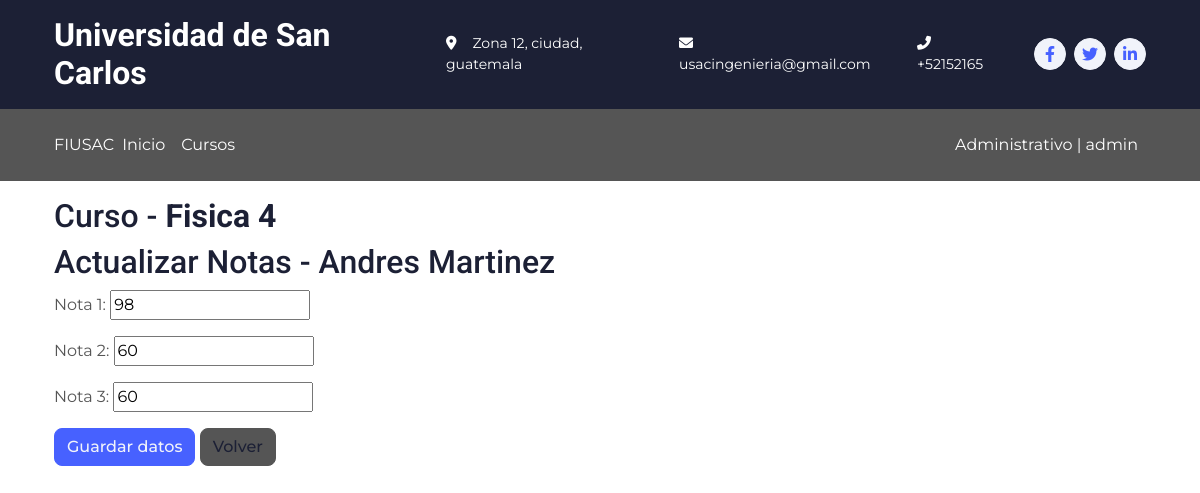
Page /courses/update_mark/5 (signed in) on the committed database.
### core/models.py (models this page shows, shortened)
class Course(models.Model):
    STATUS_CHOICES = (
        ('I', 'Inscripciones'),
        ('P', 'En progreso'),
        ('F', 'Finalizado'),
    )
    name = models.CharField(max_length=90, verbose_name='Nombre')
    description = models.TextField(blank=True, null=True, verbose_name='Descripción')
    teacher = models.ForeignKey(User, on_delete=models.CASCADE, limit_choices_to={'groups__name': 'profesores'}, verbose_name='Profesor')
    class_quantity = models.PositiveIntegerField(default=0, verbose_name='Cantidad de clases')
    schedule = models.CharField(max_length=11, verbose_name='Horario (HH:MM-HH:MM)')
    cost = models.DecimalField(max_digits=10, decimal_places=2, verbose_name='Costo', default=0.00)
    status = models.CharField(max_length=1, choices=STATUS_CHOICES, default='I', verbose_name='Estado')
    class Meta:
        verbose_name = 'Curso'
        verbose_name_plural = 'Cursos'

class Mark(models.Model):
    course = models.ForeignKey(Course, on_delete=models.CASCADE, verbose_name='Curso')
    student = models.ForeignKey(User, on_delete=models.CASCADE, limit_choices_to={'groups__name': 'estudiantes'}, verbose_name='Estudiante')
    mark_1 = models.PositiveIntegerField(null=True, blank=True, verbose_name='Nota 1')
    mark_2 = models.PositiveIntegerField(null=True, blank=True, verbose_name='Nota 2')
    mark_3 = models.PositiveIntegerField(null=True, blank=True, verbose_name='Nota 3')
    average = models.DecimalField(max_digits=3, decimal_places=1, null=True, blank=True, verbose_name='Promedio')
    class Meta:
        verbose_name = 'Nota'
        verbose_name_plural = 'Notas'

### core/views.py (the view, shortened to what this page needs)
# urls.py: path('courses/update_mark/<int:mark_id>', login_required(UpdateMarkView.as_view()), name='update_mark'),
@add_group_name_to_context
class UpdateMarkView(UpdateView):
    model = Mark
    fields = ['mark_1', 'mark_2', 'mark_3']
    template_name = 'update_mark.html'
    def get_context_data(self, **kwargs):
        context = super().get_context_data(**kwargs)
        mark = self.get_object()
        context ['course_name'] = mark.course.name
        return context
    def get_object(self, queryset=None):
        mark_id = self.kwargs['mark_id']
        return get_object_or_404(Mark, id=mark_id)

### core/views.py (called while the page is built)
def plural_to_singular(plural):
    plural_singular = {
        "estudiantes": "estudiante",
        "profesores": "profesor",
        "preceptores": "preceptor",
        "administrativos": "administrativo",
    }
    return plural_singular.get(plural, "error")

def add_group_name_to_context(view_class):
    orginal_dispatch = view_class.dispatch
    def dispatch(self, request, *args, **kwargs):
        user = self.request.user
        group = user.groups.first()
        group_name = None
        group_name_singular = None
        if group:
                group_name = group.name
                group_name_singular = plural_to_singular(group.name)
        context={
        'group_name': group_name,
        'group_name_singular': group_name_singular
        }
        self.extra_context = context
        return orginal_dispatch(self, request, *args, **kwargs)
    view_class.dispatch = dispatch
    return view_class

### Templates/update_mark.html (shortened to what this page needs)
{% extends 'base.html' %}
{% block content %}
    <div class="container mt-3">
        <h2>Curso - <strong>{{ course_name }}</strong></h2>
        <h2>Actualizar Notas - {{ object.student.get_full_name }}</h2>
        <form action="" method="POST">
            {{ form.as_p }}
                    <button class="btn btn-primary" type="submit">Guardar datos</button>
                    <button class="btn btn-secondary" type="button" onclick="goBack()">Volver</button>
        </form>
    </div>
{% endblock %}

### Templates/header.html (shortened to what this page needs)
<link rel="stylesheet" href="https://cdnjs.cloudflare.com/ajax/libs/font-awesome/6.0.0-beta3/css/all.min.css">
<div class="container-fluid bg-dark text-white d-none d-lg-flex">
    <div class="container py-3">
        <div class="d-flex align-items-center">
            <a href="" style="text-decoration: none;">
                <h2 class="text-white fw-bold m-0">Universidad de San Carlos</h2>
            </a>
            <div class="ms-auto d-flex align-items-center">
                <small class="ms-4"><i class="fa fa-map-marker-alt me-3"></i>Zona 12, ciudad, guatemala</small>
                <small class="ms-4"><i class="fa fa-envelope me-3"></i>usacingenieria@gmail.com</small>
                <small class="ms-4"><i class="fa fa-phone-alt me-3"></i>+52152165</small>
                <div class="ms-3 d-flex">
                    <a class="btn btn-sm-square btn-light text-primary rounded-circle ms-2" href=""><i
                            class="fab fa-facebook-f"></i></a>
                    <a class="btn btn-sm-square btn-light text-primary rounded-circle ms-2" href=""><i
                            class="fab fa-twitter"></i></a>
                    <a class="btn btn-sm-square btn-light text-primary rounded-circle ms-2" href=""><i
                            class="fab fa-linkedin-in"></i></a>
                </div>
            </div>
        </div>
    </div>
</div>
{% if user.is_authenticated %}
    {% if group_name == 'estudiantes' %}
        <header class="p-3 text-bg-dark bg-dark">
    {% elif group_name == 'profesores' %}
        <header class="p-3 text-bg-dark bg-info">
    {% elif group_name == 'administrativos' %}
        <header class="p-3 text-bg-dark bg-secondary">
    {% endif %}
{% else %}
    <header class="p-3 text-bg-dark ">
{% endif %}
<div class="container">
    <div class="d-flex flex-wrap align-items-center justify-content-center justify-content-lg-start">
        <a href="{% url 'home' %}" class="d-flex align-items-center mb-2 mb-lg-0 text-white text-decoration-none">
            FIUSAC
        </a>
            {% if user.is_authenticated %}
                {% if group_name == 'estudiantes' %}
                    <ul class="nav col-12 col-lg-auto me-lg-auto mb-2 justify-content-center mb-md-0 bg-dark">
                {% elif group_name == 'profesores' %}
                    <ul class="nav col-12 col-lg-auto me-lg-auto mb-2 justify-content-center mb-md-0 bg-info">
                {% elif group_name == 'administrativos' %}
                    <ul class="nav col-12 col-lg-auto me-lg-auto mb-2 justify-content-center mb-md-0 bg-secondary">
                {% endif %}
            {% else %}
                <ul class="nav col-12 col-lg-auto me-lg-auto mb-2 justify-content-center mb-md-0">
            {% endif %}
            <li><a href="{% url 'home' %}" class="nav-link px-2 text-white">Inicio</a></li>
            <li><a href="{% url 'courses' %}" class="nav-link px-2 text-white">Cursos</a></li>
        </ul>
        <div class="text-end">
                {% if user.is_authenticated %}
                    <li style="list-style-type: none;">
                    <a class="nav-link px-2 text-white" href="{% url 'profile' %}">{{ group_name_singular|capfirst }}
                    | {{ user.username }}</a>
                    </li>
                {% else %}
                    <a class="btn btn-outline-light me-2" href="{% url 'login' %}">Iniciar Sesión</a>
                    <a class="btn btn-outline-light me-2" href="{% url 'register' %}">Registrarse</a>
                {% endif %}
        </div>
    </div>
</div>
    </header>

### static/css/style.css (style rules this page uses)
:root { --primary: #4761FF; --secondary: #555555; --light: #F1F3FA; --dark: #1C2035; }
.btn { transition: .5s; font-weight: 500; }
.btn-primary, .btn-outline-primary:hover { color: var(--light); }
.btn-secondary, .btn-outline-secondary:hover { color: var(--dark); }
.btn-sm-square { width: 32px; height: 32px; }
.btn-square, .btn-sm-square, .btn-lg-square { padding: 0; display: flex; align-items: center; justify-content: center; font-weight: normal; }

### rows in the picture
Course: name "Fisica 4"
Mark: student.get_full_name "Andres Martinez", mark_1 "98", mark_2 "60", mark_3 "60"

### other values in the picture
{{ group_name_singular|capfirst }} "Administrativo"
{{ user.username }} "admin"
